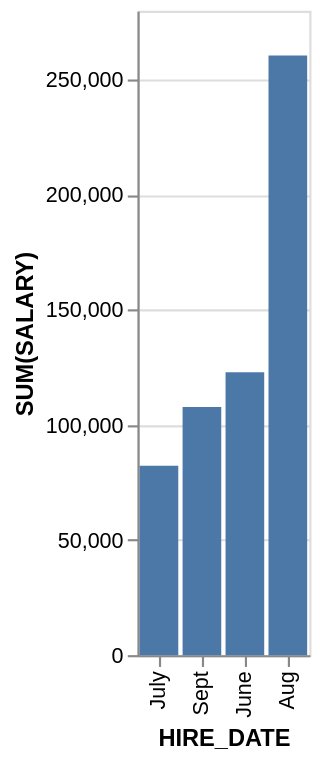

The specification (Vega-Lite) saved for this image:
### Vega-Lite specification from a JSON file in a GitHub repository (floating-point values rounded to 4 significant figures)
{"data": {"values": [{"x_data": "July", "y_data": 82300}, {"x_data": "Sept", "y_data": 107800}, {"x_data": "June", "y_data": 122900}, {"x_data": "Aug", "y_data": 260500}]}, "mark": "bar", "encoding": {"x": {"field": "x_data", "type": "nominal", "title": "HIRE_DATE", "sort": {"op": "sum", "field": "y_data", "order": "ascending"}}, "y": {"field": "y_data", "type": "quantitative", "title": "SUM(SALARY)"}}}
